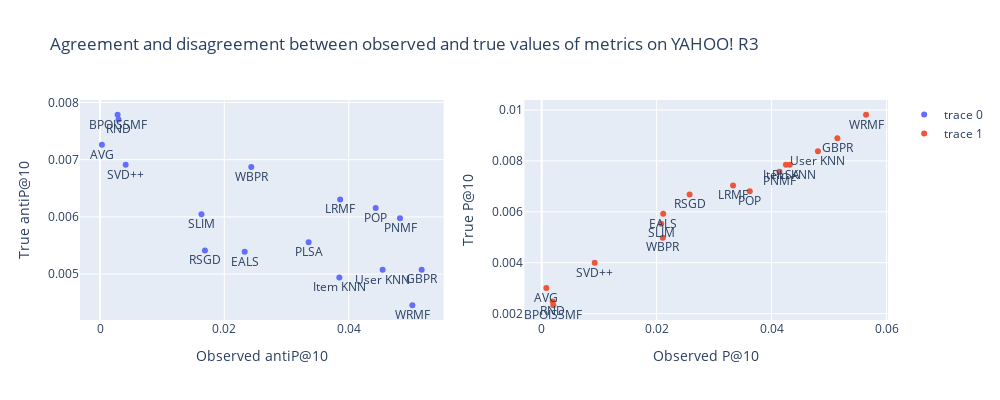

Source (notebook cell):
### Code cell
fig = make_subplots(rows=1, cols=2)

fig.add_trace(
    go.Scatter(
        x=yahoo_obs['antiprecision'].values,
        y=yahoo_true['antiprecision'].values,
        mode="markers+text",
        text=yahoo_obs['algorithm_nick'],
        textposition="bottom center"
    ),
    row=1, col=1
)

fig.add_trace(
    go.Scatter(
        x=yahoo_obs['precision'].values,
        y=yahoo_true['precision'].values,
        mode="markers+text",
        text=yahoo_obs['algorithm_nick'],
        textposition="bottom center"
    ),
    row=1, col=2
)


# Update xaxis properties
fig.update_xaxes(title_text="Observed antiP@10", row=1, col=1)
fig.update_xaxes(title_text="Observed P@10", row=1, col=2)


# Update yaxis properties
fig.update_yaxes(title_text="True antiP@10", row=1, col=1)
fig.update_yaxes(title_text="True P@10", row=1, col=2)


fig.update_layout(height=400, width=1000, title_text="Agreement and disagreement between observed and true values of metrics on YAHOO! R3")

fig.show()

### Figure 1 — Plotly figure (JSON) as saved in the notebook; plotly's stock layout.template omitted (floating-point values rounded to 4 significant figures)
{"data": [{"mode": "markers+text", "text": ["POP", "Item KNN", "LRMF", "RND", "SLIM", "SVD++", "RSGD", "User KNN", "AVG", "PNMF", "EALS", "GBPR", "PLSA", "BPOISSMF", "WRMF", "WBPR"], "textposition": "bottom center", "type": "scatter", "x": [0.04435, 0.0385, 0.03863, 0.002974, 0.01632, 0.004123, 0.01688, 0.04546, 0.0003022, 0.04827, 0.02327, 0.05175, 0.03356, 0.002824, 0.05025, 0.02433], "xaxis": "x", "y": [0.006156, 0.004941, 0.006304, 0.007704, 0.006044, 0.006911, 0.005411, 0.005074, 0.007259, 0.005974, 0.005389, 0.005078, 0.005556, 0.007785, 0.004456, 0.00687], "yaxis": "y"}, {"mode": "markers+text", "text": ["POP", "Item KNN", "LRMF", "RND", "SLIM", "SVD++", "RSGD", "User KNN", "AVG", "PNMF", "EALS", "GBPR", "PLSA", "BPOISSMF", "WRMF", "WBPR"], "textposition": "bottom center", "type": "scatter", "x": [0.0362, 0.04317, 0.03329, 0.001925, 0.02079, 0.009224, 0.02574, 0.04807, 0.0008078, 0.04137, 0.02115, 0.05145, 0.0425, 0.002025, 0.05644, 0.02108], "xaxis": "x2", "y": [0.006807, 0.007844, 0.007037, 0.002481, 0.005533, 0.003996, 0.006678, 0.008378, 0.003004, 0.007574, 0.005919, 0.008893, 0.007844, 0.00233, 0.009811, 0.004981], "yaxis": "y2"}], "layout": {"height": 400, "title": {"text": "Agreement and disagreement between observed and true values of metrics on YAHOO! R3"}, "width": 1000, "xaxis": {"anchor": "y", "domain": [0, 0.45], "title": {"text": "Observed antiP@10"}}, "xaxis2": {"anchor": "y2", "domain": [0.55, 1], "title": {"text": "Observed P@10"}}, "yaxis": {"anchor": "x", "domain": [0, 1], "title": {"text": "True antiP@10"}}, "yaxis2": {"anchor": "x2", "domain": [0, 1], "title": {"text": "True P@10"}}}}
